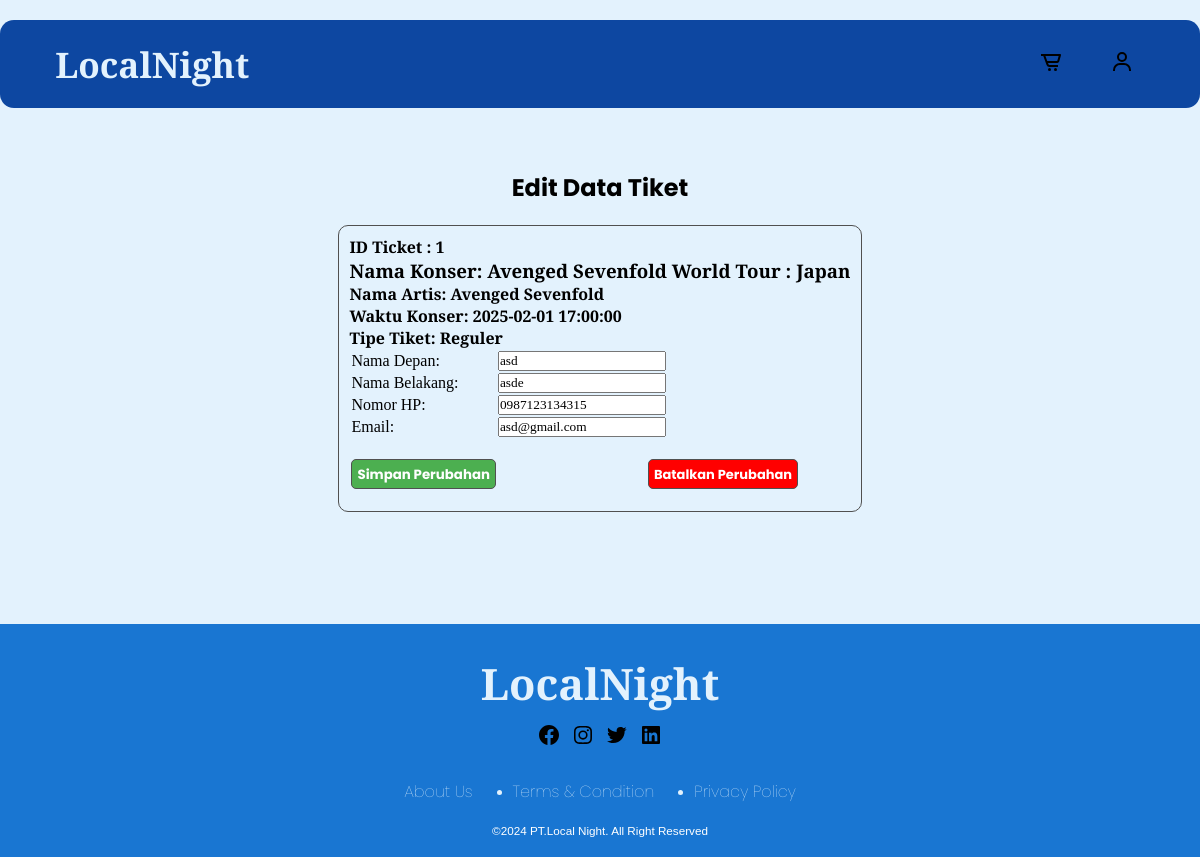
Page /edit_form.php?id=1 (signed in) on the committed database.
### tables this page shows
CREATE TABLE `pembelian` (
  `id` int(11) NOT NULL,
  `konser_id` int(11) NOT NULL,
  `type` varchar(50) NOT NULL,
  `first_name` varchar(100) NOT NULL,
  `last_name` varchar(100) NOT NULL,
  `phone_number` varchar(20) NOT NULL,
  `email` varchar(100) NOT NULL,
  `purchase_date` timestamp NOT NULL DEFAULT current_timestamp(),
  `user_id` int(11) NOT NULL
);

CREATE TABLE `konser` (
  `id` int(11) NOT NULL,
  `nama_artis` varchar(255) NOT NULL,
  `nama_konser` varchar(255) NOT NULL,
  `lokasi` varchar(255) NOT NULL,
  `waktu_konser` date NOT NULL,
  `jam_konser` time NOT NULL,
  `stock_supervip` int(11) NOT NULL,
  `stock_vip` int(11) NOT NULL,
  `stock_reguler` int(11) NOT NULL,
  `harga_reguler` int(11) NOT NULL,
  `harga_vip` int(11) NOT NULL,
  `harga_supervip` int(11) NOT NULL,
  `deskripsi_konser` varchar(255) NOT NULL,
  `gambar_konser` varchar(255) NOT NULL
);

### edit_form.php (the view, shortened to what this page needs)
<?php
include "koneksi.php";
if (isset($_GET['id'])) {
    $ticket_id = $_GET['id'];
    $query = "SELECT pembelian.*, konser.nama_konser, konser.nama_artis, konser.waktu_konser, konser.jam_konser
              FROM pembelian
              JOIN konser ON pembelian.konser_id = konser.id
              WHERE pembelian.id = ?";
    $stmt = $conn->prepare($query);
    $stmt->bind_param("i", $ticket_id);
    $stmt->execute();
    $result = $stmt->get_result();
    if ($result->num_rows > 0) {
        $ticket = $result->fetch_assoc();
    } else {
        echo "Ticket not found.";
        exit();
    }
} else {
    echo "No ticket ID provided.";
    exit();
}
?>
<!DOCTYPE html>
<html lang="en">
<head>
    <link rel="stylesheet" href="style.css">
</head>
<body>
<div class="container">
<header>
    <div class="nav">
        <a href="index.php" class="logo">LocalNight</a>
        <div class="nav-menu">
            <a href="list_tickets.php" class="menu-bar cart"><img src="img/icon/bx-cart-alt-white.svg" alt=""></a>
            <div class="dropdown">
                <a href="#" class="menu-bar user">
                    <?php
                    if (!isset($_SESSION['user_id'])) {
                        echo "<div class='sign-in-btn'><a class='sign-in' href='login.html'>Sign In</a></div>";
                    } else {
                        echo "<img src='img/icon/bx-user.svg' alt=''>";
                    }
                    ?>
                </a>
            </div>
        </div>
    </div>
</header>
<main class="main-container">
    <div class="tes-container">
        <h2>Edit Data Tiket</h2>
        <div class="container-edit">
            <form action="" method="POST" class="edit-form">
                <div class="edit-ticket">
                    <h4>ID Ticket : <?php echo $ticket['id']?></h4>
                    <h3>Nama Konser: <?= htmlspecialchars($ticket['nama_konser']) ?></h3>
                    <h4>Nama Artis: <?= htmlspecialchars($ticket['nama_artis']) ?></h4>
                    <h4>Waktu Konser: <?= htmlspecialchars($ticket['waktu_konser']) . " " . htmlspecialchars($ticket['jam_konser']) ?></h4>
                    <h4>Tipe Tiket: <?= htmlspecialchars($ticket['type']) ?></h4>
                    <table>
                        <tr>
                            <td>Nama Depan: </td>
                            <td><input type="text" name="first_name" value="<?= htmlspecialchars($ticket['first_name']) ?>"></td>
                        </tr>
                        <tr>
                            <td>Nama Belakang: </td>
                            <td><input type="text" name="last_name" value="<?= htmlspecialchars($ticket['last_name']) ?>"></td>
                        </tr>
                        <tr>
                            <td>Nomor HP: </td>
                            <td><input type="text" name="phone_numbers" value="<?= htmlspecialchars($ticket['phone_number']) ?>"></td>
                        </tr>
                        <tr>
                            <td>Email: </td>
                            <td><input type="text" name="email" value="<?= htmlspecialchars($ticket['email']) ?>"></td>
                        </tr>
                        <tr>
                            <div class="button-view">
                                <td><input type="submit" value="Simpan Perubahan" class="simpan"></td>
                                <td><a href="list_tickets.php" class="batal">Batalkan Perubahan</a></td>
                            </div>
                        </tr>
                    </table>
                </div>
            </form>
        </div>
    </div>
</main>
</div>
<footer>
    <div class="footer-container">
        <a href="index.php" class="logo-footer"><h2>LocalNight</h2></a>
        <div class="icon-container">
            <img src="img/icon/bxl-facebook-circle.svg" alt="">
            <img src="img/icon/bxl-instagram.svg" alt="">
            <img src="img/icon/bxl-twitter.svg" alt="">
            <img src="img/icon/bxl-linkedin-square.svg" alt="">
        </div>
        <div class="footer-info">
            <ul>
                <li><h4>About Us</h4></li>
                <li><h4>Terms & Condition</h4></li>
                <li><h4>Privacy Policy</h4></li>
            </ul>
        </div>
        <div class="copy-right"><h3>&copy;2024 PT.Local Night. All Right Reserved </h3></div>
    </div>
</footer>
</body>
</html>

### style.css (style rules this page uses)
* { margin: 0; padding: 0; box-sizing: border-box; scroll-behavior: smooth; scroll-padding-top: 3rem; font-family: var(--font-family-2); }
body { background-color: #e3f2fd; }
:root { --poppins-fonts:'Poppins', sans-serif ; --font-family-2:'Playfair Display', serif ; --font-family3:'Gill Sans', 'Gill Sans MT', Calibri, 'Trebuchet MS', sans-serif; }
.container { display: flex; width: 100%; justify-content: center; }
header { width: 100%; max-width: 1440px; position: fixed; }
.nav { display: flex; align-items: center; background-color: #0d47a1; padding: 17px 20px; border-radius: 0.87rem; justify-content: space-between; margin-top: 20px; }
.logo { color: #e3f2fd; font-size: 2.2rem; font-weight: 700; font-family: var(--font-family-2); text-decoration: none; margin-left: 2rem; padding: 0.2rem; border-radius: 0.27rem; }
.dropdown { position: relative; display: inline-block; padding: 0.4rem; }
.nav-menu { display:flex; justify-content: space-between; align-items: center; margin-right: 2.5rem; column-gap: 2.5rem; }
main { width: 100%; max-width: 1440px; }
.footer-container { background-color: #1976D2; margin-top: 100px; padding-top: 30px; }
.logo-footer { color: #E3F2FD; font-size: 1.8rem; font-weight: 700; font-family: var(--font-family-2); text-decoration: none; text-align: center; }
.icon-container { display: flex; justify-content: center; margin-top: 10px; gap: 10px; padding-bottom: 2rem; }
.footer-info { display: flex; justify-content: center; }
.footer-info ul { display: flex; gap: 40px; }
.footer-info ul li h4 { font-family: var(--poppins-fonts); font-weight:100; color: #E3F2FD; }
.footer-info ul li::marker { color:#E3F2FD ; }
.footer-info ul li:nth-child(1) { list-style-type: none; }
.copy-right { color: white; padding-top: 20px; padding-bottom: 20px; text-align: center; font-size: 10px; }
.copy-right h3 { font-weight: 200; font-family: var(--font-family3); }
.tes-container { margin-top: 170px; }
.tes-container h2 { text-align: center; }
.tes-container h2 { text-align: center; font-family: var(--poppins-fonts); margin-bottom: 20px; }
.edit-ticket { padding: 10px; border: 1px solid #505050; border-radius: 10px; margin-bottom: 12px; }
.container-edit { display: flex; justify-content: center; }
.simpan { margin-top: 20px; margin-bottom: 10px; background-color: #4CAF50; border: 1px solid #505050; color: white; border-radius: 5px; font-weight: bold; cursor: pointer; padding: 5px; height: 30px; font-family: var(--poppins-fonts); }
.batal { background-color: #FF0000; border: 1px solid #505050; color: white; font-size: small; font-family: var(--poppins-fonts); border-radius: 5px; font-weight: bold; cursor: pointer; text-align: center; height: 30px; padding: 5px; margin-top:-10px ; position: absolute; text-decoration: none; margin-left:150px; }

### rows in the picture
pembelian: id "1", konser.nama_konser "Avenged Sevenfold World Tour : Japan", konser.nama_artis "Avenged Sevenfold", konser.waktu_konser "2025-02-01", konser.jam_konser "17:00:00", type "Reguler", first_name "asd", last_name "asde", phone_numbers "0987123134315", email "asd@gmail.com"
